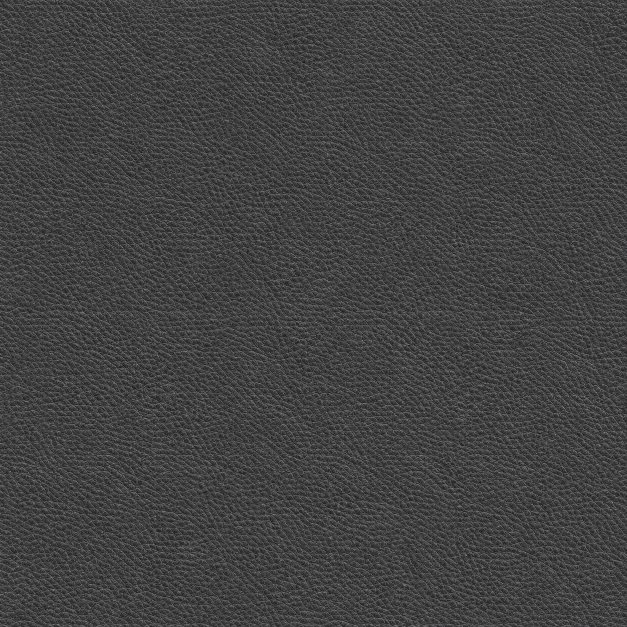
#> input picture tools/art/theme-flourishes/ledger-grain.png, 1254 x 1254 px (shown at 1/2 size); its folder holds 3 pictures in this run
$ python export-theme-assets.py
#> lines starting #> are read from the running program, lines starting #| are printed output that depends on the picture
"""Export the original theme PNG artwork as uncompressed RGBA WoW TGA files.
Requires Pillow. Run from any directory; source artwork stays untouched.
"""
from pathlib import Path
from PIL import Image

ROOT = Path(__file__).resolve().parents[1]
SOURCE = ROOT / "tools/art/theme-flourishes"
TARGET = ROOT / "media/themes"
TARGET.mkdir(parents=True, exist_ok=True)
for name, size in (("ledger-grain", 256), ("ledger-filigree", 128)):
    with Image.open(SOURCE / (name + ".png")) as image:
#> image is the input picture: PIL image 1254x1254 RGB; mean R, G, B 65.8, 65.8, 65.9
        image.convert("RGBA").resize((size, size), Image.Resampling.LANCZOS).save(
            TARGET / (name + ".tga"), compression=None)
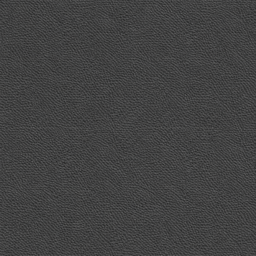
#> saved as ledger-grain.tga: PIL image 256x256 RGBA; mean R, G, B, A 65.8, 65.8, 65.9, 255
    print(name + ".tga")
#> pass 2 of the loop `for name, size in (("ledger-grain", 256), ("ledger-filigree", 128)):`:
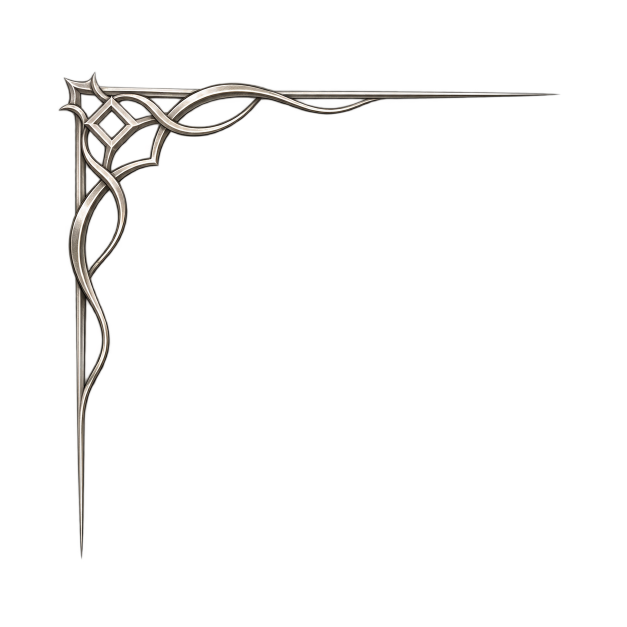
#> input picture tools/art/theme-flourishes/ledger-filigree.png, 1254 x 1254 px (shown at 1/2 size)
#> image is the input picture: PIL image 1254x1254 RGBA; mean R, G, B, A 7.8, 7.2, 6.6, 10.8
#> `image.convert("RGBA").resize((size, size), Image.Resampling.LANCZOS).s..`:
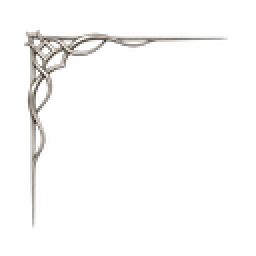
#> saved as ledger-filigree.tga: PIL image 128x128 RGBA (shown 2 times larger); mean R, G, B, A 11.2, 10.6, 9.9, 10.9; transparent parts drawn white
